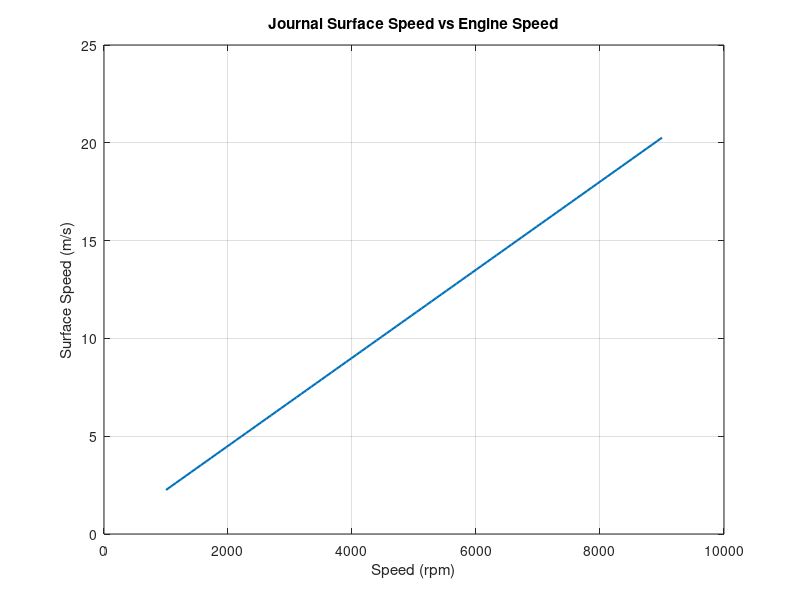
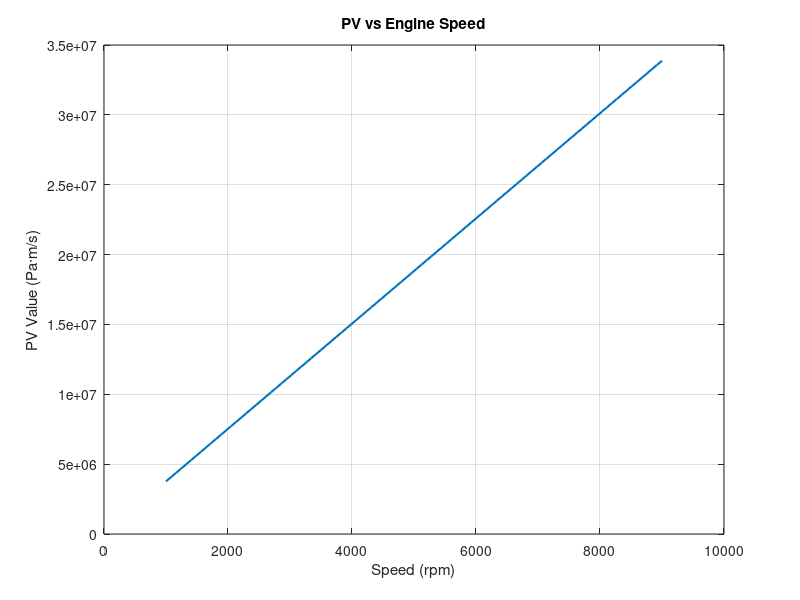
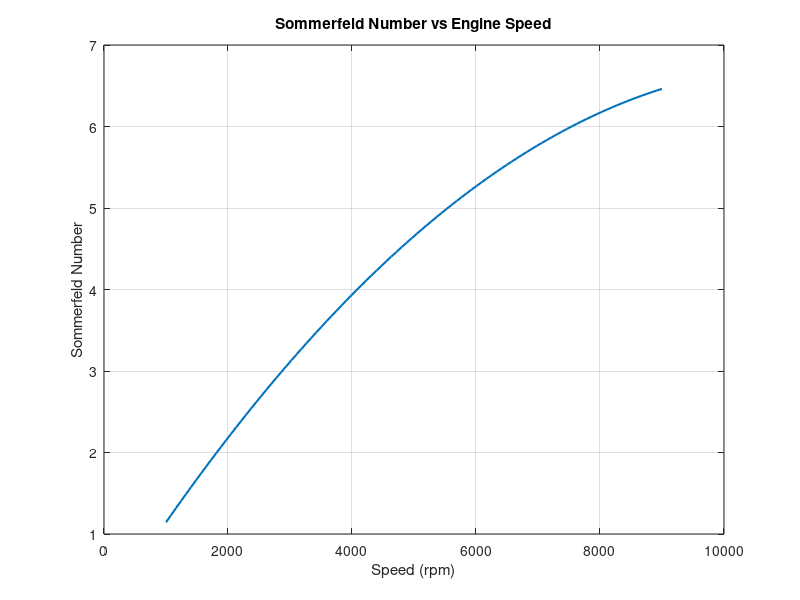

These charts were generated, in order, by the following MATLAB code:
clc;
clear;
close all

%% JOURNAL BEARING ANALYSIS VS SPEED

% -------------------------
% INPUTS
% -------------------------
W = 2000;            % radial load [N]
D = 0.043;             % journal diameter [m]
L = 0.02782;             % bearing length [m]
c = 7.6e-6;            % radial clearance [m]
rpm = linspace(1000,9000,100);   % speed range [rpm]
mu = 0.015 - 0.006*(rpm/9000); % dynamic viscosity

% -------------------------
% CALCULATIONS
% -------------------------
n = rpm/60;           % rev/s
r = D/2;              % journal radius [m]

p = W/(L*D);          % pressure [Pa], constant if W is constant
V = pi*D.*n;          % surface speed [m/s]
PV = p.*V;            % PV [Pa*m/s]
S = (mu.*n./p).*(r/c)^2;

% -------------------------
% PLOTS
% -------------------------
figure;
plot(rpm, V, 'LineWidth', 1.5);
xlabel('Speed (rpm)');
ylabel('Surface Speed (m/s)');
title('Journal Surface Speed vs Engine Speed');
grid on;

figure;
plot(rpm, PV, 'LineWidth', 1.5);
xlabel('Speed (rpm)');
ylabel('PV Value (Pa·m/s)');
title('PV vs Engine Speed');
grid on;

figure;
plot(rpm, S, 'LineWidth', 1.5);
xlabel('Speed (rpm)');
ylabel('Sommerfeld Number');
title('Sommerfeld Number vs Engine Speed');
grid on;

% -------------------------
% DISPLAY SINGLE POINT AT MAX RPM
% -------------------------
fprintf('At %.0f rpm:\n', rpm(end));
fprintf('Projected Pressure = %.3f MPa\n', p/1e6);
fprintf('Surface Speed      = %.3f m/s\n', V(end));
fprintf('PV                 = %.3e Pa*m/s\n', PV(end));
fprintf('Sommerfeld Number  = %.4f\n', S(end));
